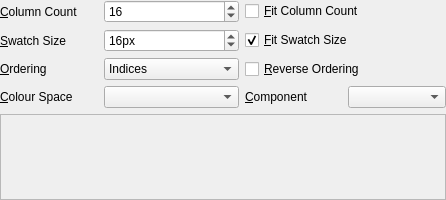
<?xml version="1.0" encoding="UTF-8"?>
<ui version="4.0">
 <class>GfxPaint::PaletteEditorWidget</class>
 <widget class="QWidget" name="GfxPaint::PaletteEditorWidget">
  <property name="geometry">
   <rect>
    <x>0</x>
    <y>0</y>
    <width>446</width>
    <height>200</height>
   </rect>
  </property>
  <property name="windowTitle">
   <string>Form</string>
  </property>
  <layout class="QGridLayout" name="gridLayout">
   <property name="leftMargin">
    <number>0</number>
   </property>
   <property name="topMargin">
    <number>0</number>
   </property>
   <property name="rightMargin">
    <number>0</number>
   </property>
   <property name="bottomMargin">
    <number>0</number>
   </property>
   <item row="4" column="2">
    <widget class="QLabel" name="label_3">
     <property name="text">
      <string>&amp;Component</string>
     </property>
     <property name="buddy">
      <cstring>colourSpaceComponentComboBox</cstring>
     </property>
    </widget>
   </item>
   <item row="4" column="3">
    <widget class="QComboBox" name="colourSpaceComponentComboBox"/>
   </item>
   <item row="4" column="1">
    <widget class="QComboBox" name="colourSpaceComboBox"/>
   </item>
   <item row="0" column="1">
    <widget class="QSpinBox" name="columnCountSpinBox">
     <property name="minimum">
      <number>1</number>
     </property>
     <property name="maximum">
      <number>256</number>
     </property>
     <property name="value">
      <number>16</number>
     </property>
    </widget>
   </item>
   <item row="3" column="1">
    <widget class="QComboBox" name="orderingComboBox">
     <item>
      <property name="text">
       <string>Indices</string>
      </property>
     </item>
     <item>
      <property name="text">
       <string>Frequency</string>
      </property>
     </item>
     <item>
      <property name="text">
       <string>Colour Component</string>
      </property>
     </item>
    </widget>
   </item>
   <item row="5" column="0" colspan="4">
    <widget class="QScrollArea" name="scrollArea">
     <property name="widgetResizable">
      <bool>true</bool>
     </property>
     <widget class="GfxPaint::ColourPaletteWidget" name="colourPaletteWidget">
      <property name="geometry">
       <rect>
        <x>0</x>
        <y>0</y>
        <width>444</width>
        <height>68</height>
       </rect>
      </property>
     </widget>
    </widget>
   </item>
   <item row="3" column="2" colspan="2">
    <widget class="QCheckBox" name="reverseOrderCheckBox">
     <property name="text">
      <string>&amp;Reverse Ordering</string>
     </property>
    </widget>
   </item>
   <item row="4" column="0">
    <widget class="QLabel" name="label_2">
     <property name="text">
      <string>&amp;Colour Space</string>
     </property>
     <property name="buddy">
      <cstring>colourSpaceComboBox</cstring>
     </property>
    </widget>
   </item>
   <item row="0" column="0">
    <widget class="QLabel" name="label_4">
     <property name="text">
      <string>&amp;Column Count</string>
     </property>
     <property name="buddy">
      <cstring>columnCountSpinBox</cstring>
     </property>
    </widget>
   </item>
   <item row="3" column="0">
    <widget class="QLabel" name="label">
     <property name="text">
      <string>&amp;Ordering</string>
     </property>
     <property name="buddy">
      <cstring>orderingComboBox</cstring>
     </property>
    </widget>
   </item>
   <item row="1" column="0">
    <widget class="QLabel" name="label_5">
     <property name="text">
      <string>&amp;Swatch Size</string>
     </property>
     <property name="buddy">
      <cstring>swatchSizeSpinBox</cstring>
     </property>
    </widget>
   </item>
   <item row="1" column="1">
    <widget class="QSpinBox" name="swatchSizeSpinBox">
     <property name="suffix">
      <string>px</string>
     </property>
     <property name="minimum">
      <number>4</number>
     </property>
     <property name="maximum">
      <number>256</number>
     </property>
     <property name="value">
      <number>16</number>
     </property>
    </widget>
   </item>
   <item row="0" column="2" colspan="2">
    <widget class="QCheckBox" name="fitColumnCountCheckBox">
     <property name="text">
      <string>&amp;Fit Column Count</string>
     </property>
    </widget>
   </item>
   <item row="1" column="2" colspan="2">
    <widget class="QCheckBox" name="fitSwatchSizeCheckBox">
     <property name="text">
      <string>&amp;Fit Swatch Size</string>
     </property>
     <property name="checked">
      <bool>true</bool>
     </property>
    </widget>
   </item>
  </layout>
 </widget>
 <customwidgets>
  <customwidget>
   <class>GfxPaint::ColourPaletteWidget</class>
   <extends>QWidget</extends>
   <header>colourpalettewidget.h</header>
   <container>1</container>
  </customwidget>
 </customwidgets>
 <tabstops>
  <tabstop>columnCountSpinBox</tabstop>
  <tabstop>fitColumnCountCheckBox</tabstop>
  <tabstop>swatchSizeSpinBox</tabstop>
  <tabstop>fitSwatchSizeCheckBox</tabstop>
  <tabstop>orderingComboBox</tabstop>
  <tabstop>reverseOrderCheckBox</tabstop>
  <tabstop>colourSpaceComboBox</tabstop>
  <tabstop>colourSpaceComponentComboBox</tabstop>
  <tabstop>scrollArea</tabstop>
 </tabstops>
 <resources/>
 <connections/>
</ui>
